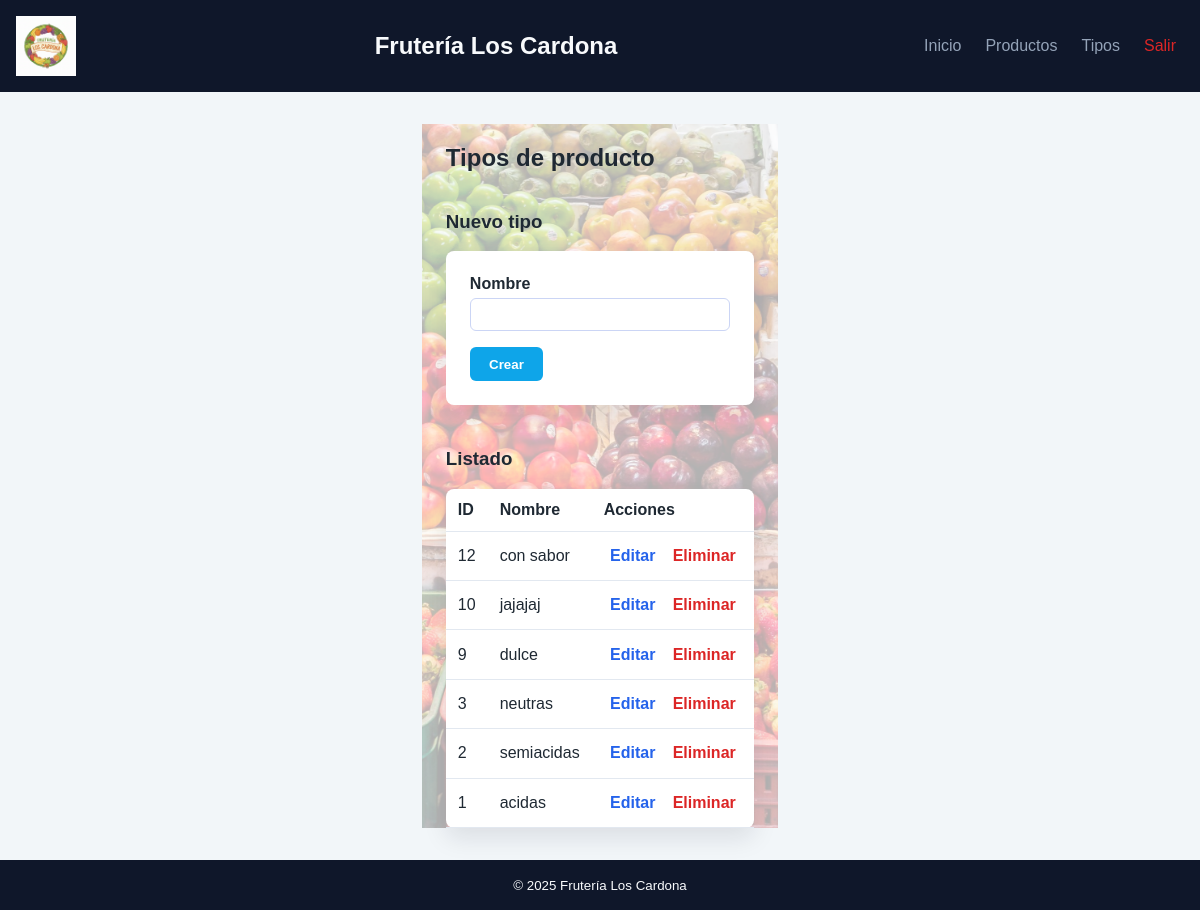
The app's page /tipo_prod.php (signed in), older data.
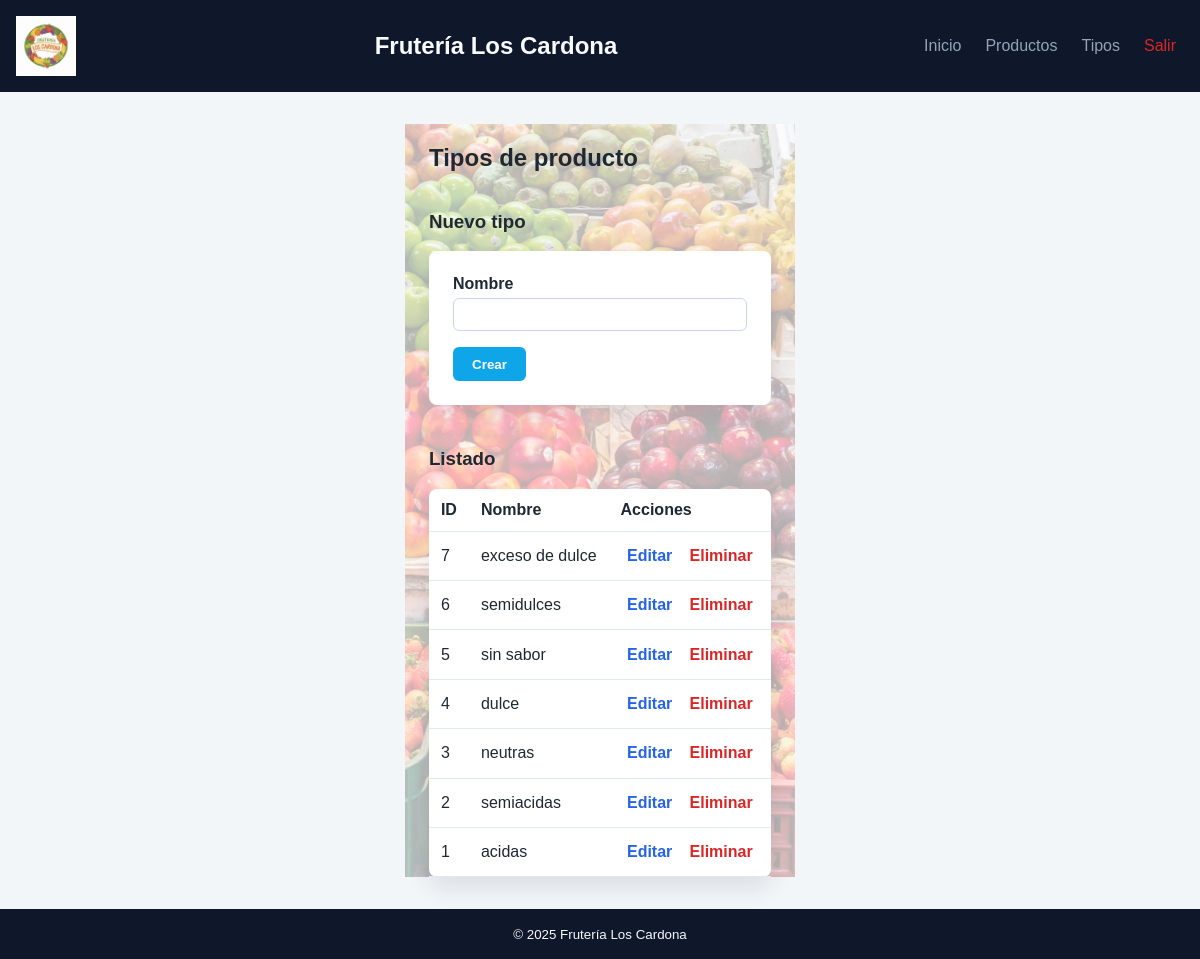
The same page, newer data.
### tables this page shows
CREATE TABLE `tipo_prod` (
  `id_tipo_prod` int(11) NOT NULL,
  `nom_tprod` varchar(25) NOT NULL
);

### tipo_prod.php (the view, shortened to what this page needs)
<?php
$pdo = db();
$editar = null;
$tipos = $pdo->query('SELECT * FROM tipo_prod ORDER BY id_tipo_prod DESC')->fetchAll();
require __DIR__ . '/includes/header.php';
?>
    <h2>Tipos de producto</h2>
    <div class="grid-2">
        <article>
            <h3><?php echo $editar ? 'Editar tipo' : 'Nuevo tipo'; ?></h3>
            <form method="post" class="form">
                <label>
                    Nombre
                    <input type="text" name="nom_tprod" maxlength="25" value="<?php echo htmlspecialchars($editar['nom_tprod'] ?? ''); ?>" required>
                </label>
                <button type="submit" class="btn btn-primary"><?php echo $editar ? 'Actualizar' : 'Crear'; ?></button>
            </form>
        </article>
        <article>
            <h3>Listado</h3>
            <table>
                <thead>
                <tr>
                    <th>ID</th>
                    <th>Nombre</th>
                    <th>Acciones</th>
                </tr>
                </thead>
                <tbody>
                <?php foreach ($tipos as $tipo): ?>
                    <tr>
                        <td><?php echo (int)$tipo['id_tipo_prod']; ?></td>
                        <td><?php echo htmlspecialchars($tipo['nom_tprod']); ?></td>
                        <td>
                            <a class="btn btn-link" href="tipo_prod.php?edit=<?php echo (int)$tipo['id_tipo_prod']; ?>">Editar</a>
                            <a class="btn btn-link link-danger" href="tipo_prod.php?delete=<?php echo (int)$tipo['id_tipo_prod']; ?>" onclick="return confirm('¿Eliminar este tipo?');">Eliminar</a>
                        </td>
                    </tr>
                <?php endforeach; ?>
                </tbody>
            </table>
        </article>
    </div>
<?php require __DIR__ . '/includes/footer.php'; ?>

Row changes from the older to the newer data that the page shows:
removed tipo_prod: id_tipo_prod "12", nom_tprod "con sabor"
removed tipo_prod: id_tipo_prod "10", nom_tprod "jajajaj"
removed tipo_prod: id_tipo_prod "9", nom_tprod "dulce"
added tipo_prod: id_tipo_prod "7", nom_tprod "exceso de dulce"
added tipo_prod: id_tipo_prod "6", nom_tprod "semidulces"
added tipo_prod: id_tipo_prod "5", nom_tprod "sin sabor"
added tipo_prod: id_tipo_prod "4", nom_tprod "dulce"
